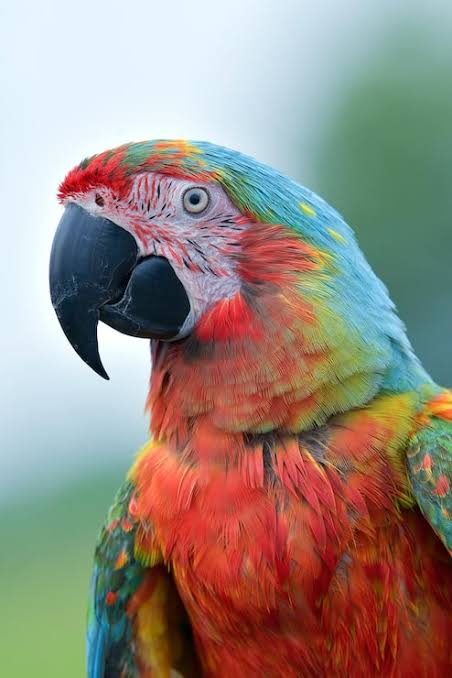
#> input picture images.jpg, 452 x 678 px, found by its file name
$ python prg5.py   (older library calls are emulated)
#> lines starting #> are read from the running program, lines starting #| are printed output that depends on the picture
import cv2

img = cv2.imread(r"C:\Users\Bhoomika KM\Downloads\lab CV\images.jpg", 0)
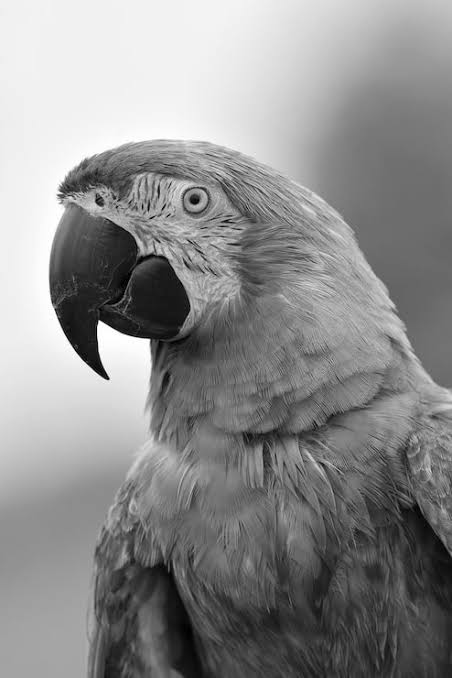
#> img: shape (678, 452); min 0, max 255, mean 141.2
lap = cv2.Laplacian(img, cv2.CV_64F)
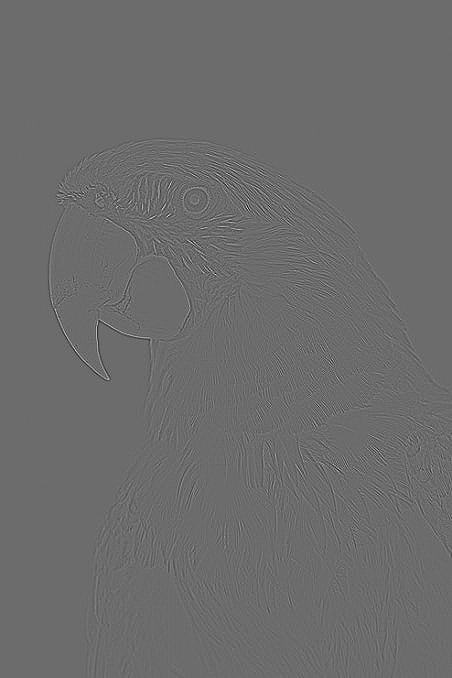
#> lap: shape (678, 452) float64; min -353, max 478, mean 0; drawn with min black and max white
edge = cv2.convertScaleAbs(lap)
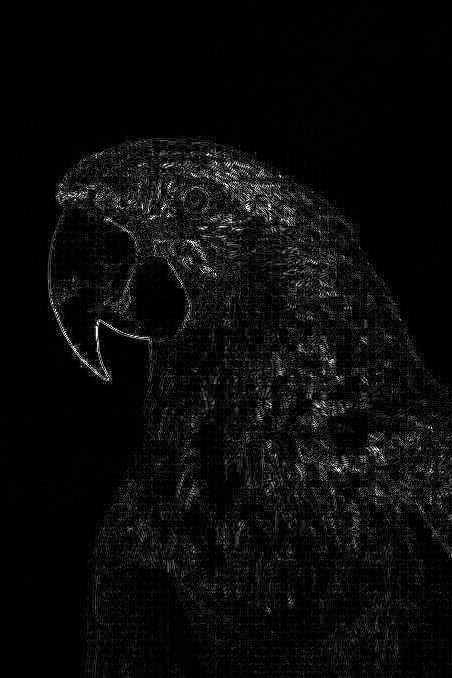
#> edge: shape (678, 452); min 0, max 255, mean 11

cv2.imshow("Original", img)
cv2.imshow("Laplace Edge", edge)
cv2.waitKey(0)
cv2.destroyAllWindows()
